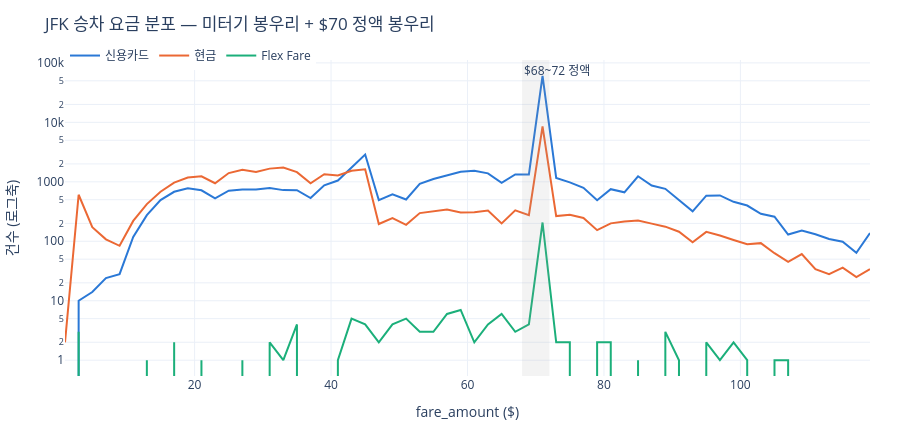

The code cell stored with this chart in its notebook:
### Code cell
# $70 정액 봉우리에 카드가 몰림. JFK 안에 요금체계가 2개 -> 전체 평균에선 상쇄돼서 d≈0이었던 것
fig = go.Figure()
edges = np.arange(0, 121, 2.0)
mid = (edges[:-1] + edges[1:]) / 2
for c in ORDER:
    cnt, _ = np.histogram(jfk.loc[jfk[TARGET] == c, "fare_amount"], bins=edges)
    fig.add_scatter(x=mid, y=cnt, mode="lines", name=c,
                    line=dict(color=COLOR[c], width=2))

fig.add_vrect(x0=68, x1=72, fillcolor="#999", opacity=0.12, line_width=0,
              annotation_text="$68~72 정액", annotation_position="top left")
fig.update_layout(title="JFK 승차 요금 분포 — 미터기 봉우리 + $70 정액 봉우리",
                  xaxis_title="fare_amount ($)",
                  yaxis_title="건수 (로그축)", yaxis_type="log", **LAYOUT)
fig.show()

flat = jfk["fare_amount"].between(68, 72)
pd.DataFrame({
    "n": [int(flat.sum()), int((~flat).sum())],
    "현금비율": [(jfk.loc[flat, TARGET] == "현금").mean().round(3),
              (jfk.loc[~flat, TARGET] == "현금").mean().round(3)],
}, index=["정액($68~72)", "그 외(미터기)"])

### Figure 1 — Plotly figure (JSON) as saved in the notebook; plotly's stock layout.template omitted (floating-point values rounded to 4 significant figures)
{"data": [{"line": {"color": "#2a78d6", "width": 2}, "mode": "lines", "name": "신용카드", "type": "scatter", "x": [1.0, 3.0, 5.0, 7.0, 9.0, 11.0, 13.0, 15.0, 17.0, 19.0, 21.0, 23.0, 25.0, 27.0, 29.0, 31.0, 33.0, 35.0, 37.0, 39.0, 41.0, 43.0, 45.0, 47.0, 49.0, 51.0, 53.0, 55.0, 57.0, 59.0, 61.0, 63.0, 65.0, 67.0, 69.0, 71.0, 73.0, 75.0, 77.0, 79.0, 81.0, 83.0, 85.0, 87.0, 89.0, 91.0, 93.0, 95.0, 97.0, 99.0, 101.0, 103.0, 105.0, 107.0, 109.0, 111.0, 113.0, 115.0, 117.0, 119.0], "y": [0, 10, 14, 24, 28, 118, 275, 494, 680, 782, 721, 528, 711, 740, 745, 785, 725, 724, 533, 873, 1052, 1708, 2878, 493, 619, 504, 922, 1115, 1267, 1480, 1528, 1388, 962, 1330, 1327, 60681, 1160, 981, 791, 489, 752, 666, 1240, 866, 762, 493, 319, 585, 590, 461, 399, 290, 259, 130, 151, 131, 109, 98, 64, 138]}, {"line": {"color": "#eb6834", "width": 2}, "mode": "lines", "name": "현금", "type": "scatter", "x": [1.0, 3.0, 5.0, 7.0, 9.0, 11.0, 13.0, 15.0, 17.0, 19.0, 21.0, 23.0, 25.0, 27.0, 29.0, 31.0, 33.0, 35.0, 37.0, 39.0, 41.0, 43.0, 45.0, 47.0, 49.0, 51.0, 53.0, 55.0, 57.0, 59.0, 61.0, 63.0, 65.0, 67.0, 69.0, 71.0, 73.0, 75.0, 77.0, 79.0, 81.0, 83.0, 85.0, 87.0, 89.0, 91.0, 93.0, 95.0, 97.0, 99.0, 101.0, 103.0, 105.0, 107.0, 109.0, 111.0, 113.0, 115.0, 117.0, 119.0], "y": [2, 606, 173, 108, 84, 220, 422, 681, 970, 1185, 1238, 946, 1404, 1593, 1460, 1667, 1735, 1454, 947, 1341, 1279, 1539, 1628, 195, 246, 189, 298, 322, 341, 305, 307, 328, 200, 332, 274, 8556, 265, 279, 247, 154, 200, 215, 224, 198, 176, 145, 96, 144, 125, 105, 89, 93, 63, 45, 61, 34, 28, 36, 25, 34]}, {"line": {"color": "#1baf7a", "width": 2}, "mode": "lines", "name": "Flex Fare", "type": "scatter", "x": [1.0, 3.0, 5.0, 7.0, 9.0, 11.0, 13.0, 15.0, 17.0, 19.0, 21.0, 23.0, 25.0, 27.0, 29.0, 31.0, 33.0, 35.0, 37.0, 39.0, 41.0, 43.0, 45.0, 47.0, 49.0, 51.0, 53.0, 55.0, 57.0, 59.0, 61.0, 63.0, 65.0, 67.0, 69.0, 71.0, 73.0, 75.0, 77.0, 79.0, 81.0, 83.0, 85.0, 87.0, 89.0, 91.0, 93.0, 95.0, 97.0, 99.0, 101.0, 103.0, 105.0, 107.0, 109.0, 111.0, 113.0, 115.0, 117.0, 119.0], "y": [0, 3, 0, 0, 0, 0, 1, 0, 2, 0, 1, 0, 0, 1, 0, 2, 1, 4, 0, 0, 1, 5, 4, 2, 4, 5, 3, 3, 6, 7, 2, 4, 6, 3, 4, 207, 2, 2, 0, 2, 2, 0, 1, 0, 3, 1, 0, 2, 1, 2, 1, 0, 1, 1, 0, 0, 0, 0, 0, 0]}], "layout": {"annotations": [{"showarrow": false, "text": "$68~72 정액", "x": 68, "xanchor": "left", "xref": "x", "y": 1, "yanchor": "top", "yref": "y domain"}], "height": 430, "hovermode": "closest", "legend": {"orientation": "h", "title": {"text": ""}, "x": 0, "y": 1.06}, "margin": {"b": 50, "l": 60, "r": 30, "t": 60}, "shapes": [{"fillcolor": "#999", "line": {"width": 0}, "opacity": 0.12, "type": "rect", "x0": 68, "x1": 72, "xref": "x", "y0": 0, "y1": 1, "yref": "y domain"}], "title": {"text": "JFK 승차 요금 분포 — 미터기 봉우리 + $70 정액 봉우리"}, "xaxis": {"title": {"text": "fare_amount ($)"}}, "yaxis": {"title": {"text": "건수 (로그축)"}, "type": "log"}}}
